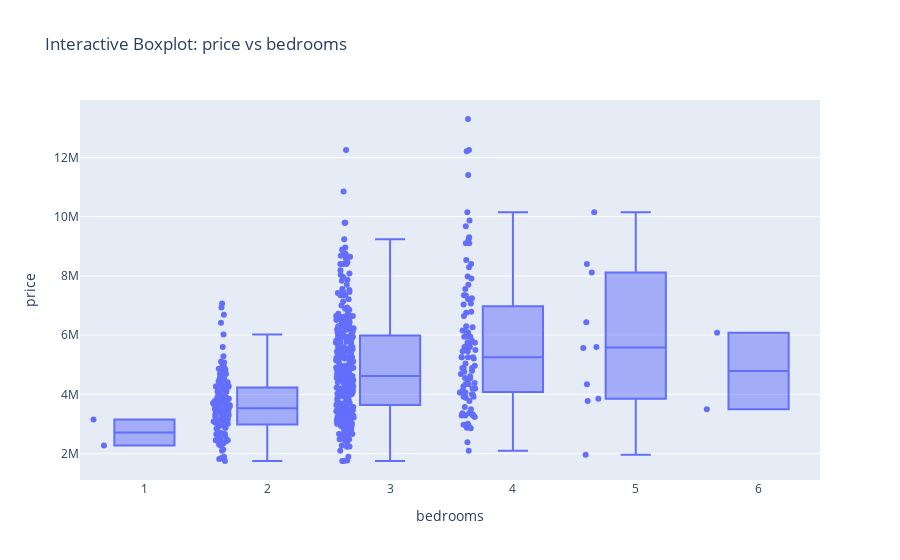
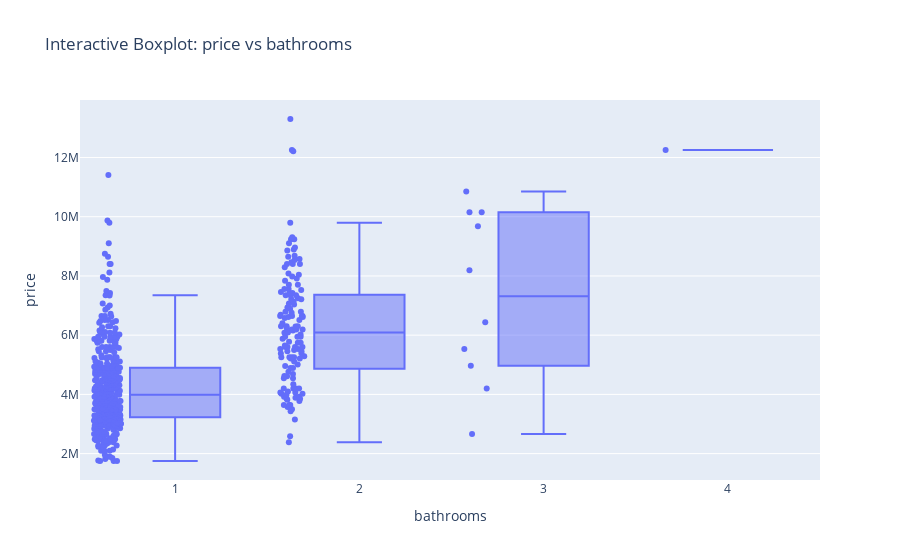
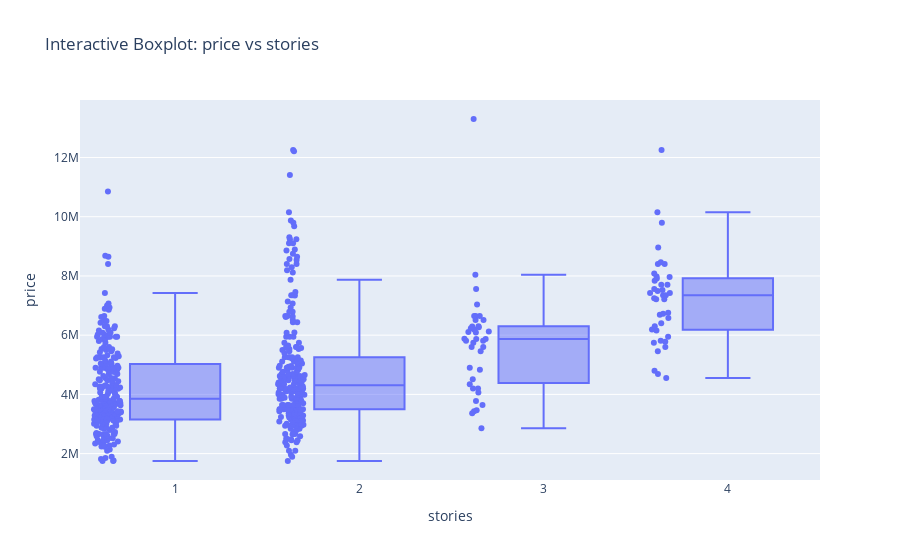
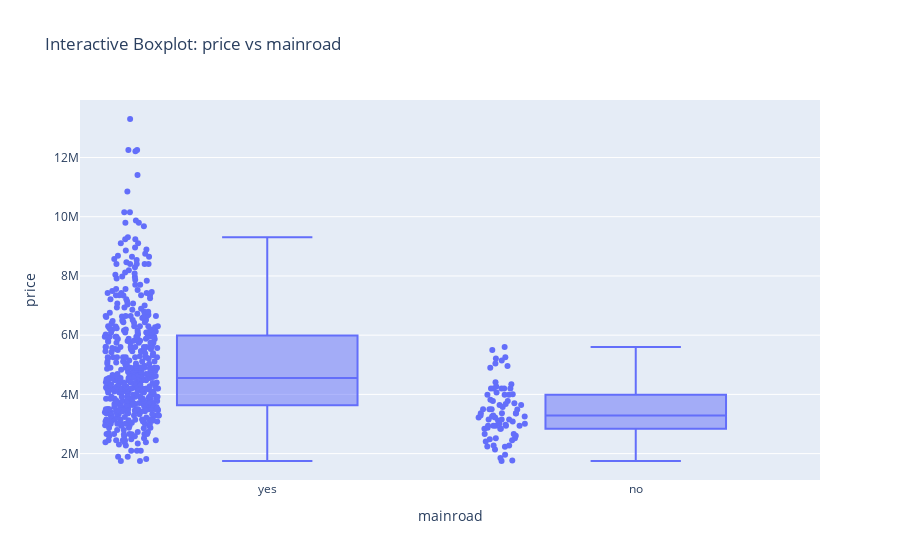

Notebook source saved alongside these figures, in order:
### Code cell
import plotly.express as px

for col in housing_df.columns.drop(['price', 'area']):
    fig = px.box(
        housing_df,
        x=col,
        y='price',
        points='all',  # Show all individual data points
        hover_data=housing_df.columns,  # Show full row info on hover
        title=f"Interactive Boxplot: price vs {col}"
    )
    fig.show()

### Figure 1 — Plotly figure (JSON) as saved in the notebook; plotly's stock layout.template omitted (floating-point values rounded to 4 significant figures; data arrays with more than 128 entries replaced by an {"elided": "..."} marker saying what was removed)
{"data": [{"alignmentgroup": "True", "boxpoints": "all", "customdata": {"elided": "545x11 mixed values"}, "hovertemplate": "bedrooms=%{x}<br>price=%{y}<br>area=%{customdata[0]}<br>bathrooms=%{customdata[1]}<br>stories=%{customdata[2]}<br>mainroad=%{customdata[3]}<br>guestroom=%{customdata[4]}<br>basement=%{customdata[5]}<br>hotwaterheating=%{customdata[6]}<br>airconditioning=%{customdata[7]}<br>parking=%{customdata[8]}<br>prefarea=%{customdata[9]}<br>furnishingstatus=%{customdata[10]}<extra></extra>", "legendgroup": "", "marker": {"color": "#636efa"}, "name": "", "notched": false, "offsetgroup": "", "orientation": "v", "showlegend": false, "type": "box", "x": {"elided": "545 int values"}, "x0": " ", "xaxis": "x", "y": {"elided": "545 int values"}, "y0": " ", "yaxis": "y"}], "layout": {"boxmode": "group", "legend": {"tracegroupgap": 0}, "title": {"text": "Interactive Boxplot: price vs bedrooms"}, "xaxis": {"anchor": "y", "domain": [0, 1], "title": {"text": "bedrooms"}}, "yaxis": {"anchor": "x", "domain": [0, 1], "title": {"text": "price"}}}}

### Figure 2 — Plotly figure (JSON) as saved in the notebook; plotly's stock layout.template omitted (floating-point values rounded to 4 significant figures; data arrays with more than 128 entries replaced by an {"elided": "..."} marker saying what was removed)
{"data": [{"alignmentgroup": "True", "boxpoints": "all", "customdata": {"elided": "545x11 mixed values"}, "hovertemplate": "bathrooms=%{x}<br>price=%{y}<br>area=%{customdata[0]}<br>bedrooms=%{customdata[1]}<br>stories=%{customdata[2]}<br>mainroad=%{customdata[3]}<br>guestroom=%{customdata[4]}<br>basement=%{customdata[5]}<br>hotwaterheating=%{customdata[6]}<br>airconditioning=%{customdata[7]}<br>parking=%{customdata[8]}<br>prefarea=%{customdata[9]}<br>furnishingstatus=%{customdata[10]}<extra></extra>", "legendgroup": "", "marker": {"color": "#636efa"}, "name": "", "notched": false, "offsetgroup": "", "orientation": "v", "showlegend": false, "type": "box", "x": {"elided": "545 int values"}, "x0": " ", "xaxis": "x", "y": {"elided": "545 int values"}, "y0": " ", "yaxis": "y"}], "layout": {"boxmode": "group", "legend": {"tracegroupgap": 0}, "title": {"text": "Interactive Boxplot: price vs bathrooms"}, "xaxis": {"anchor": "y", "domain": [0, 1], "title": {"text": "bathrooms"}}, "yaxis": {"anchor": "x", "domain": [0, 1], "title": {"text": "price"}}}}

### Figure 3 — Plotly figure (JSON) as saved in the notebook; plotly's stock layout.template omitted (floating-point values rounded to 4 significant figures; data arrays with more than 128 entries replaced by an {"elided": "..."} marker saying what was removed)
{"data": [{"alignmentgroup": "True", "boxpoints": "all", "customdata": {"elided": "545x11 mixed values"}, "hovertemplate": "stories=%{x}<br>price=%{y}<br>area=%{customdata[0]}<br>bedrooms=%{customdata[1]}<br>bathrooms=%{customdata[2]}<br>mainroad=%{customdata[3]}<br>guestroom=%{customdata[4]}<br>basement=%{customdata[5]}<br>hotwaterheating=%{customdata[6]}<br>airconditioning=%{customdata[7]}<br>parking=%{customdata[8]}<br>prefarea=%{customdata[9]}<br>furnishingstatus=%{customdata[10]}<extra></extra>", "legendgroup": "", "marker": {"color": "#636efa"}, "name": "", "notched": false, "offsetgroup": "", "orientation": "v", "showlegend": false, "type": "box", "x": {"elided": "545 int values"}, "x0": " ", "xaxis": "x", "y": {"elided": "545 int values"}, "y0": " ", "yaxis": "y"}], "layout": {"boxmode": "group", "legend": {"tracegroupgap": 0}, "title": {"text": "Interactive Boxplot: price vs stories"}, "xaxis": {"anchor": "y", "domain": [0, 1], "title": {"text": "stories"}}, "yaxis": {"anchor": "x", "domain": [0, 1], "title": {"text": "price"}}}}

### Figure 4 — Plotly figure (JSON) as saved in the notebook; plotly's stock layout.template omitted (floating-point values rounded to 4 significant figures; data arrays with more than 128 entries replaced by an {"elided": "..."} marker saying what was removed)
{"data": [{"alignmentgroup": "True", "boxpoints": "all", "customdata": {"elided": "545x11 mixed values"}, "hovertemplate": "mainroad=%{x}<br>price=%{y}<br>area=%{customdata[0]}<br>bedrooms=%{customdata[1]}<br>bathrooms=%{customdata[2]}<br>stories=%{customdata[3]}<br>guestroom=%{customdata[4]}<br>basement=%{customdata[5]}<br>hotwaterheating=%{customdata[6]}<br>airconditioning=%{customdata[7]}<br>parking=%{customdata[8]}<br>prefarea=%{customdata[9]}<br>furnishingstatus=%{customdata[10]}<extra></extra>", "legendgroup": "", "marker": {"color": "#636efa"}, "name": "", "notched": false, "offsetgroup": "", "orientation": "v", "showlegend": false, "type": "box", "x": {"elided": "545 str values"}, "x0": " ", "xaxis": "x", "y": {"elided": "545 int values"}, "y0": " ", "yaxis": "y"}], "layout": {"boxmode": "group", "legend": {"tracegroupgap": 0}, "title": {"text": "Interactive Boxplot: price vs mainroad"}, "xaxis": {"anchor": "y", "domain": [0, 1], "title": {"text": "mainroad"}}, "yaxis": {"anchor": "x", "domain": [0, 1], "title": {"text": "price"}}}}
